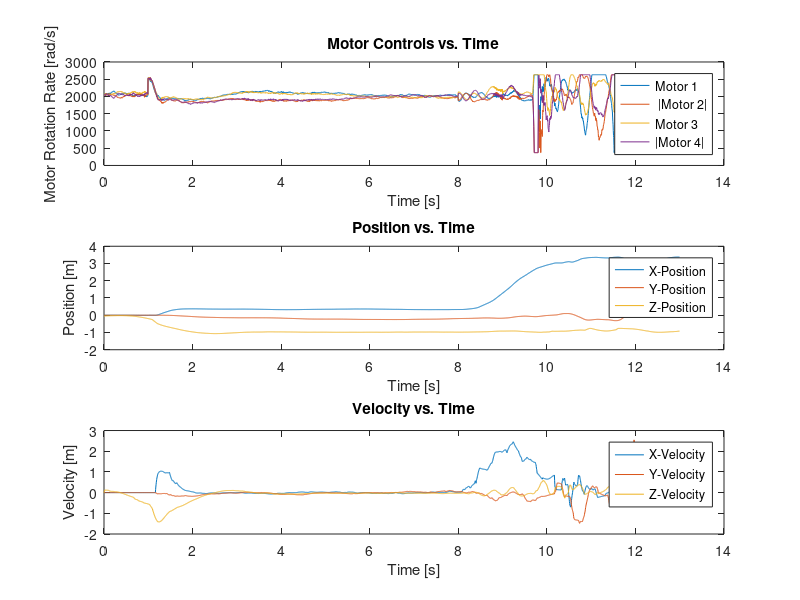
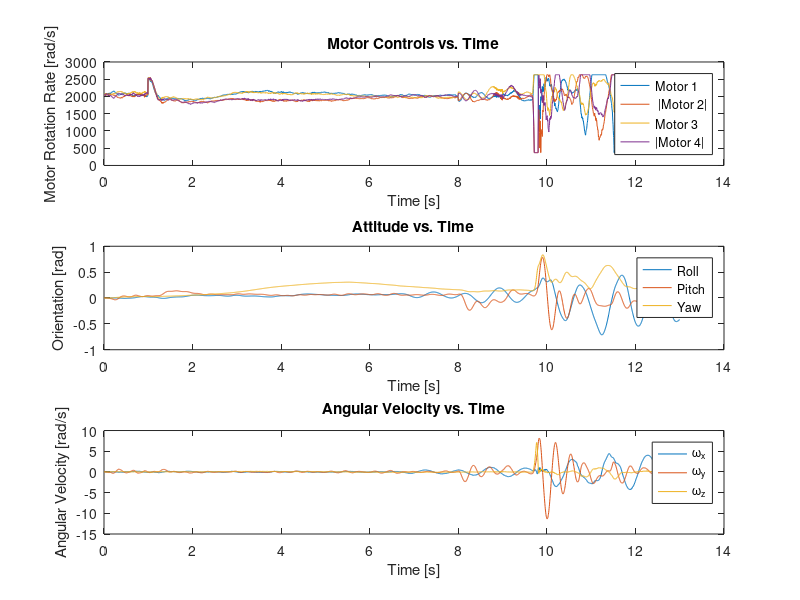

These figures' MATLAB source, in order:
%%%%%%%%%%%%%%%%%%%%%%%%%%%%%%%%%%%%%%%%%%%%%%%%%%%%%%%%%%%%%%%%%%%%%%%%%%%
%% Author: Jack Lambert

% Purpose: This code takes in the experimental data from the rolling
% spiders data and plots the results for the copter translation and
% rotation over time with respect to the controls in which we set the gains
% for
% Date Modefied: 2/18/18
%%%%%%%%%%%%%%%%%%%%%%%%%%%%%%%%%%%%%%%%%%%%%%%%%%%%%%%%%%%%%%%%%%%%%%%%%%%

load('./Data/RSdata_Drone09_1405.mat')

%% Motor Commands
timeMotor = rt_motor.time(:);
Motor1 = (rt_motor.signals.values(:,1)*13840.4).^(1/2); % Motor Rotation Rate [Rad/s]
Motor2 = (abs(rt_motor.signals.values(:,2)*13840.4)).^(1/2); % Motor Rotation Rate [Rad/s]
Motor3 = (rt_motor.signals.values(:,3)*13840.4).^(1/2); % Motor Rotation Rate [Rad/s]
Motor4 = (abs(rt_motor.signals.values(:,4)*13840.4)).^(1/2); % Motor Rotation Rate [Rad/s]

%% Translation

% Position
timeest = rt_estim.time(:);
xdata = rt_estim.signals.values(:,1); % X-Position [m]
ydata = rt_estim.signals.values(:,2); % Y-Position [m]
zdata = rt_estim.signals.values(:,3); % Z-Position [m]

% Velocity 
Vx = rt_estim.signals.values(:,7); % X-Velocity [m/s]
Vy = rt_estim.signals.values(:,8); % Y-Velocity [m/s]
Vz = rt_estim.signals.values(:,9); % Z-Velocity [m/s]

%% Rotation

% Attitude
yaw = rt_estim.signals.values(:,4); % [Rad]
pitch = rt_estim.signals.values(:,5); % [Rad]
roll = rt_estim.signals.values(:,6); % [Rad]

% Angular Rates
p = rt_estim.signals.values(:,10); % Body Fixed frame rotation about x-axis [Rad/s]
q = rt_estim.signals.values(:,11); % Body Fixed frame rotation about y-axis[Rad/s]
r = rt_estim.signals.values(:,12); % Body Fixed frame rotation about z-axis [Rad/s]

%% Plots of Translation vs. Time in Correlation to Motor Controls

% Motor Controls
figure(1)
subplot(3,1,1)
plot(timeMotor,Motor1)
hold on
plot(timeMotor,Motor2)
plot(timeMotor,Motor3)
plot(timeMotor,Motor4)
title('Motor Controls vs. Time')
xlabel('Time [s]')
ylabel('Motor Rotation Rate [rad/s]')
legend('Motor 1',' |Motor 2|','Motor 3','|Motor 4|')

% Position
subplot(3,1,2,'replace')
plot(timeest,xdata)
hold on
plot(timeest,ydata)
plot(timeest,zdata)
hold off
title('Position vs. Time')
ylabel('Position [m]')
xlabel('Time [s]')
legend('X-Position','Y-Position','Z-Position')

% Velocity
subplot(3,1,3,'replace')
plot(timeest,Vx)
hold on
plot(timeest,Vy)
plot(timeest,Vz)
hold off
title('Velocity vs. Time')
ylabel('Velocity [m]')
xlabel('Time [s]')
legend('X-Velocity','Y-Velocity','Z-Velocity')

%% Plots of Rotation vs. Time in Correlation to Motor Controls

% Motor Controls
figure(2)
subplot(3,1,1)
plot(timeMotor,Motor1)
hold on
plot(timeMotor,Motor2)
plot(timeMotor,Motor3)
plot(timeMotor,Motor4)
title('Motor Controls vs. Time')
xlabel('Time [s]')
ylabel('Motor Rotation Rate [rad/s]')
legend('Motor 1',' |Motor 2|','Motor 3','|Motor 4|')

% Attitude
subplot(3,1,2,'replace')
plot(timeest,roll)
hold on
plot(timeest,pitch)
plot(timeest,yaw)
hold off
title('Attitude vs. Time')
ylabel('Orientation [rad]')
xlabel('Time [s]')
legend('Roll','Pitch','Yaw')

% Anglar Velocity in Body fixed Frame
subplot(3,1,3,'replace')
plot(timeest,p)
hold on
plot(timeest,q)
plot(timeest,r)
hold off
title('Angular Velocity vs. Time')
ylabel('Angular Velocity [rad/s]')
xlabel('Time [s]')
legend('\omega_{x}','\omega_{y}','\omega_{z}')

